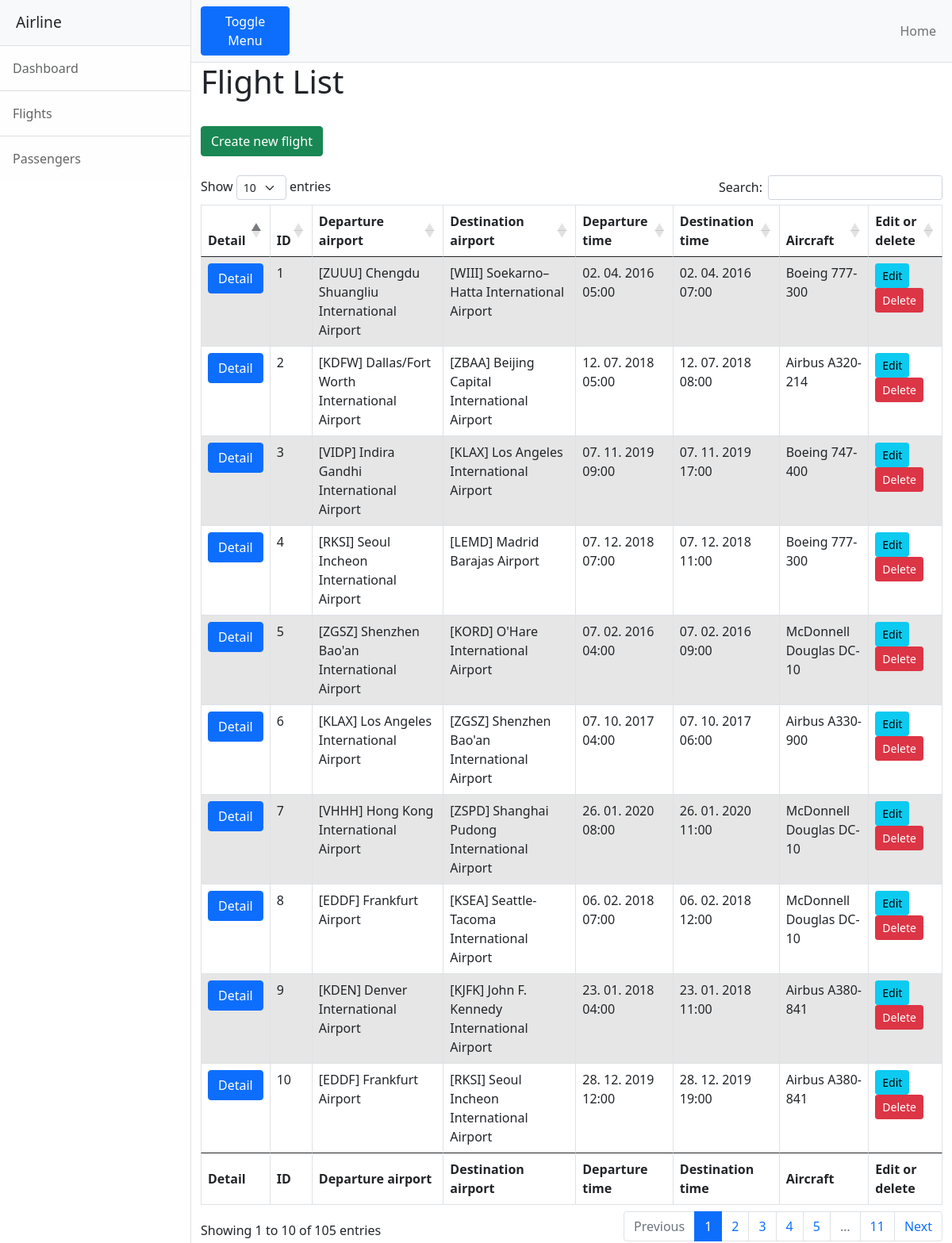
The app's page /flights/ with its own data.
### Airlineapp/models.py (models this page shows, shortened)
class Flight(models.Model):
    flight_id = models.IntegerField(primary_key=True)
    aircraft = models.ForeignKey(Aircraft, on_delete=models.DO_NOTHING)
    dispatcher = models.ForeignKey(Employee, on_delete=models.DO_NOTHING, related_name='dispatcher')
    dpt_airport = models.ForeignKey(Airport, on_delete=models.DO_NOTHING, related_name='dpt_airport')
    dst_airport = models.ForeignKey(Airport, on_delete=models.DO_NOTHING, related_name='dst_airport')
    pilots = models.ManyToManyField(Employee, related_name='pilots')
    flight_attendants = models.ManyToManyField(Employee, related_name='flight_attendants')
    passengers = models.ManyToManyField(Passenger)
    dpt_time = models.DateTimeField()
    dst_time = models.DateTimeField()

class Airport(models.Model):
    icao = models.CharField(primary_key=True, max_length=4)
    name = models.CharField(max_length=100)
    city = models.CharField(max_length=50)
    country = models.CharField(max_length=50)
    def __str__(self):
        return f'[{self.icao}] {self.name}'

class Aircraft(models.Model):
    aircraft_id = models.IntegerField(primary_key=True)
    manufacturer = models.CharField(max_length=50)
    model = models.CharField(max_length=20)
    max_passengers = models.IntegerField()
    max_speed = models.IntegerField()
    range = models.IntegerField()
    def __str__(self):
        return f'{self.manufacturer} {self.model}'

### Airlineapp/views.py (the view)
# urls.py: path('flights/', views.flights, name='flights'),
def flights(request):
    flights = Flight.objects.all()
    aircrafts = Aircraft.objects.all()
    return render(request, 'Airlineapp/flights.html', {'flights': flights, 'aircrafts': aircrafts})

### templates/Airlineapp/flights.html
{% extends "Airlineapp/base.html" %}
{% block body %}
    <script>
        $(document).ready(function () {
        $('#flights').DataTable();
        });
    </script>
    <h1>Flight List</h1><br>
    <a class="btn btn-success" href="{% url 'new_flight' %}">Create new flight</a><br><br>
    <table id="flights" class="table table-striped table-bordered" style="width:100%">
    <thead>
        <tr>
            <th>Detail</th>
            <th>ID</th>
            <th>Departure airport</th>
            <th>Destination airport</th>
            <th>Departure time</th>
            <th>Destination time</th>
            <th>Aircraft</th>
            <th>Edit or delete</th>
        </tr>
    </thead>
    <tbody>
        {% for flight in flights %}
            <tr>
                <td><a class="btn btn-primary" href="{% url 'flight_detail' flight.flight_id %}">Detail</a></td>
                <td>{{ flight.flight_id }}</td>
                <td>{{ flight.dpt_airport }}</td>
                <td>{{ flight.dst_airport }}</td>
                <td>{{ flight.dpt_time|date:"d. m. Y H:i" }}</td>
                <td>{{ flight.dst_time|date:"d. m. Y H:i" }}</td>
                <td>{{ flight.aircraft }}</td>
                <td><a class="btn btn-sm btn-info" href="{% url 'edit_flight' flight.flight_id %}">Edit</a>  <a class="btn btn-sm btn-danger" href="{% url 'delete_flight' flight.flight_id %}">Delete</a></td>
            </tr>
        {% endfor %}
    </tbody>
    <tfoot>
        <tr>
            <th>Detail</th>
            <th>ID</th>
            <th>Departure airport</th>
            <th>Destination airport</th>
            <th>Departure time</th>
            <th>Destination time</th>
            <th>Aircraft</th>
            <th>Edit or delete</th>
        </tr>
    </tfoot>
</table>
{% endblock %}

### templates/Airlineapp/base.html (shortened to what this page needs)
{% load static %}
<!DOCTYPE html>
<html lang="en">
    <head>
        <link href="{% static 'Airlineapp/css/styles.css' %}" rel="stylesheet" />
        <link href="https://cdn.jsdelivr.net/npm/bootstrap@5.0.0-beta1/dist/css/bootstrap.min.css" rel="stylesheet" />
        <link href="https://cdn.datatables.net/1.10.24/css/dataTables.bootstrap5.min.css" rel="stylesheet" />
    </head>
    <body>
        <div class="d-flex" id="wrapper">
            <div class="border-end bg-white" id="sidebar-wrapper">
                <div class="sidebar-heading border-bottom bg-light">Airline</div>
                <div class="list-group list-group-flush">
                    <a class="list-group-item list-group-item-action list-group-item-light p-3" href="{% url 'index' %}">Dashboard</a>
                    <a class="list-group-item list-group-item-action list-group-item-light p-3" href="{% url 'flights' %}">Flights</a>
                    <a class="list-group-item list-group-item-action list-group-item-light p-3" href="{% url 'passengers' %}">Passengers</a>
                </div>
            </div>
            <div id="page-content-wrapper">
                <nav class="navbar navbar-expand-lg navbar-light bg-light border-bottom">
                    <div class="container-fluid">
                        <button class="btn btn-primary" id="sidebarToggle">Toggle Menu</button>
                        <div class="collapse navbar-collapse" id="navbarSupportedContent">
                            <ul class="navbar-nav ms-auto mt-2 mt-lg-0">
                                <li class="nav-item active"><a class="nav-link" href="{% url 'index' %}">Home</a></li>
                            </ul>
                        </div>
                    </div>
                </nav>
                <div class="container-fluid">
                    {% block body %}{% endblock %}
                </div>
            </div>
        </div>
    </body>
</html>

### records on screen
Flight: flight_id "1", dpt_airport "[ZUUU] Chengdu Shuangliu International Airport", dst_airport "[WIII] Soekarno–Hatta International Airport", dpt_time "02. 04. 2016 05:00", dst_time "02. 04. 2016 07:00", aircraft "Boeing 777-300"
Flight: flight_id "2", dpt_airport "[KDFW] Dallas/Fort Worth International Airport", dst_airport "[ZBAA] Beijing Capital International Airport", dpt_time "12. 07. 2018 05:00", dst_time "12. 07. 2018 08:00", aircraft "Airbus A320-214"
Flight: flight_id "3", dpt_airport "[VIDP] Indira Gandhi International Airport", dst_airport "[KLAX] Los Angeles International Airport", dpt_time "07. 11. 2019 09:00", dst_time "07. 11. 2019 17:00", aircraft "Boeing 747-400"
Flight: flight_id "4", dpt_airport "[RKSI] Seoul Incheon International Airport", dst_airport "[LEMD] Madrid Barajas Airport", dpt_time "07. 12. 2018 07:00", dst_time "07. 12. 2018 11:00", aircraft "Boeing 777-300"
Flight: flight_id "5", dpt_airport "[ZGSZ] Shenzhen Bao'an International Airport", dst_airport "[KORD] O'Hare International Airport", dpt_time "07. 02. 2016 04:00", dst_time "07. 02. 2016 09:00", aircraft "McDonnell Douglas DC-10"
Flight: flight_id "6", dpt_airport "[KLAX] Los Angeles International Airport", dst_airport "[ZGSZ] Shenzhen Bao'an International Airport", dpt_time "07. 10. 2017 04:00", dst_time "07. 10. 2017 06:00", aircraft "Airbus A330-900"
Flight: flight_id "7", dpt_airport "[VHHH] Hong Kong International Airport", dst_airport "[ZSPD] Shanghai Pudong International Airport", dpt_time "26. 01. 2020 08:00", dst_time "26. 01. 2020 11:00", aircraft "McDonnell Douglas DC-10"
Flight: flight_id "8", dpt_airport "[EDDF] Frankfurt Airport", dst_airport "[KSEA] Seattle-Tacoma International Airport", dpt_time "06. 02. 2018 07:00", dst_time "06. 02. 2018 12:00", aircraft "McDonnell Douglas DC-10"
Flight: flight_id "9", dpt_airport "[KDEN] Denver International Airport", dst_airport "[KJFK] John F. Kennedy International Airport", dpt_time "23. 01. 2018 04:00", dst_time "23. 01. 2018 11:00", aircraft "Airbus A380-841"
Flight: flight_id "10", dpt_airport "[EDDF] Frankfurt Airport", dst_airport "[RKSI] Seoul Incheon International Airport", dpt_time "28. 12. 2019 12:00", dst_time "28. 12. 2019 19:00", aircraft "Airbus A380-841"
